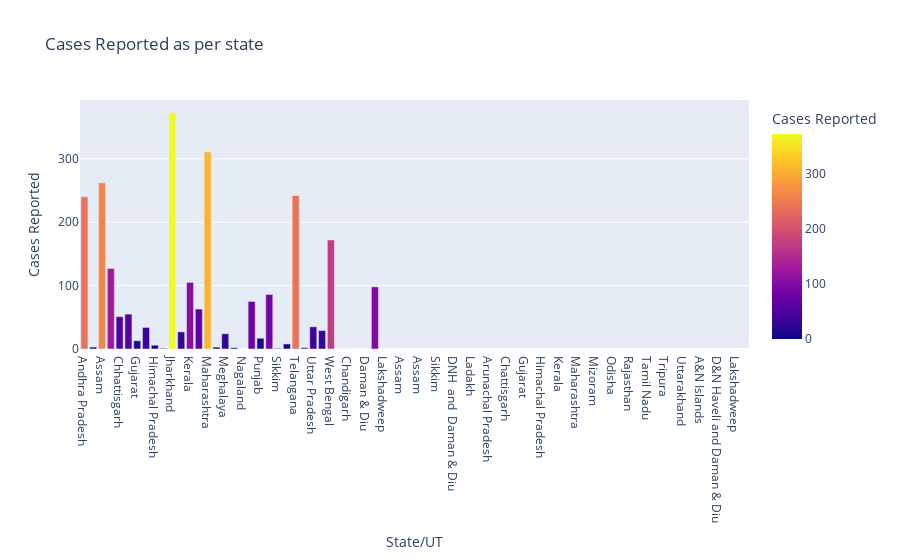

Write notebook code for a chart like this one.
### Code cell
fig = px.bar(dataframe_names, 'State/UT ', 'Cases Reported ', title= "Cases Reported as per state", color= "Cases Reported ")
fig.show()

### Figure 1 — Plotly figure (JSON) as saved in the notebook; plotly's stock layout.template omitted (floating-point values rounded to 4 significant figures; data arrays with more than 128 entries replaced by an {"elided": "..."} marker saying what was removed)
{"data": [{"alignmentgroup": "True", "hovertemplate": "State/UT =%{x}<br>Cases Reported =%{marker.color}<extra></extra>", "legendgroup": "", "marker": {"color": {"elided": "1332 int values"}, "coloraxis": "coloraxis", "pattern": {"shape": ""}}, "name": "", "offsetgroup": "", "orientation": "v", "showlegend": false, "textposition": "auto", "type": "bar", "x": {"elided": "1332 str values"}, "xaxis": "x", "y": {"elided": "1332 int values"}, "yaxis": "y"}], "layout": {"barmode": "relative", "coloraxis": {"colorbar": {"title": {"text": "Cases Reported "}}, "colorscale": [[0, "#0d0887"], [0.1111, "#46039f"], [0.2222, "#7201a8"], [0.3333, "#9c179e"], [0.4444, "#bd3786"], [0.5556, "#d8576b"], [0.6667, "#ed7953"], [0.7778, "#fb9f3a"], [0.8889, "#fdca26"], [1, "#f0f921"]]}, "legend": {"tracegroupgap": 0}, "title": {"text": "Cases Reported as per state"}, "xaxis": {"anchor": "y", "domain": [0, 1], "title": {"text": "State/UT "}}, "yaxis": {"anchor": "x", "domain": [0, 1], "title": {"text": "Cases Reported "}}}}
